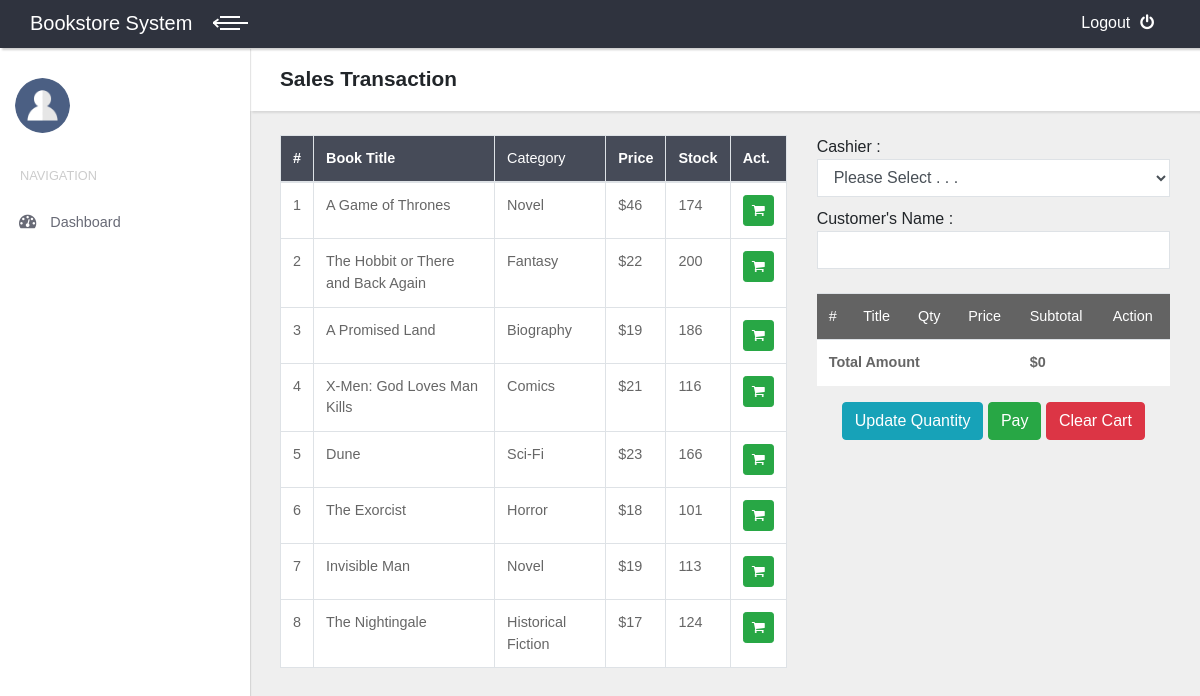
/index.php/transaksi, run on the app's committed database.
### tables this page shows
CREATE TABLE `buku` (
  `kode_buku` int(11) NOT NULL,
  `judul_buku` varchar(100) NOT NULL,
  `tahun` int(11) NOT NULL,
  `kode_kategori` int(11) NOT NULL,
  `harga` int(25) NOT NULL,
  `gambar_buku` varchar(100) NOT NULL,
  `penerbit` varchar(100) NOT NULL,
  `penulis` varchar(100) NOT NULL,
  `stok` int(11) NOT NULL
);

CREATE TABLE `kategori_buku` (
  `kode_kategori` int(11) NOT NULL,
  `nama_kategori` varchar(100) NOT NULL
);

### application/controllers/Transaksi.php (called while the page is built, shortened)
<?php
class Transaksi extends CI_Controller {
		public function __construct()
		{
			$this->load->model('m_transaksi','trans');
			$this->load->model('m_buku','buku');
		}
	public function index()
	{
		$data['transaksi']=$this->trans->tm_transaksi();
		$data['tampil_buku']=$this->buku->tampil_buku();
		$data['konten']="v_transaksi";
		$this->load->view('template', $data, FALSE);
	}
}

### index.php (called while the page is built, shortened)
<?php
require_once BASEPATH.'core/CodeIgniter.php';

### application/models/M_buku.php (called while the page is built, shortened)
<?php
class M_buku extends CI_Model {
	public function tampil_buku()
	{
		$tm_buku=$this->db->join('kategori_buku','kategori_buku.kode_kategori=buku.kode_kategori')
		->get('buku')->result();
		return $tm_buku;
	}
}

### application/views/v_transaksi.php (the view, shortened to what this page needs)
<header class="page-header">
  <div class="container-fluid">
    <h2 class="no-margin-bottom">Sales Transaction</h2>
  </div>
</header>
<br>
<div class="container-fluid">
	<div class="row">
	<div class="col-md-7">
	<table class="table table-hover table-bordered" id="example" style="background-color: #eef9f0;">
		<thead style="background-color: #464b58; color:white;">
			<tr>
				<th>#</th>
				<th>Book Title</th>
				<td>Category</td>
				<th>Price</th>
				<th>Stock</th>
				<th>Act.</th>
			</tr>
		</thead>
		<tbody style="background-color: white;">
		<?php $no=0; foreach ($tampil_buku as $buku): $no++; ?>
		<tr>
			<td><?=$no?></td>
			<td><?=$buku->judul_buku?></td>
			<td><?=$buku->nama_kategori?></td>
			<td>$<?=$buku->harga?></td>
			<td><?=$buku->stok?></td>
			<td><a href="<?=base_url('index.php/transaksi/addcart/'.$buku->kode_buku)?>"><button class="btn btn-success btn-sm"><span class="fa fa-shopping-cart" aria-hidden="true"></span></button></a></td>
		</tr>
	<?php endforeach ?>
		</tbody>
	</table>
</div>
<div class="col-md-5">
	<form action="<?=base_url('index.php/transaksi/simpan')?>" method="post">
		Cashier : <select name="kode_user" class="form-control">
		<option>Please Select . . .</option>
			</select>
			Customer's Name : <input type="text" name="nama_pembeli" class="form-control"><br>
		<table class="table table-hover" id="example" style="background-color: white;">
		<thead style="background-color:#636363; color:white;">
		<tr>
			<td>#</td>
			<td>Title</td>
			<td>Qty</td>
			<td>Price</td>
			<td>Subtotal</td>
			<td>Action</td>
		</tr>
		</thead>
			<th colspan="4">Total Amount</th>
			<th>$<?=number_format($this->cart->total())?></th>
			<th></th>
		</table>
		<div class="text-center">
		<input type="submit" name="update" value="Update Quantity" class="btn btn-info">
		<input type="submit" name="bayar" onclick="return confirm('Are you sure?')" class="btn btn-success" value="Pay">
		<a class="btn btn-danger" href="<?=base_url('index.php/transaksi/clearcart')?>">Clear Cart</a>
		</div>
	</form>
</div>
</div>
</div>

### assets/css/style.default.css (style rules this page uses)
body { overflow-x: hidden; }
a, i, span { display: inline-block; text-decoration: none; -webkit-transition: all 0.3s; transition: all 0.3s; }
.container-fluid { padding: 0 30px; }
header.page-header { padding: 20px 0; }
table { font-size: 0.9em; color: #666; }
.page-header { background: #fff; padding: 20px; -webkit-box-shadow: 2px 2px 2px rgba(0, 0, 0, 0.1); box-shadow: 2px 2px 2px rgba(0, 0, 0, 0.1); position: relative; z-index: 8; }
button, input { outline: none !important; }
.no-margin-bottom { margin-bottom: 0 !important; }
.form-control { border: 1px solid #dee2e6; border-radius: 0; padding: 0.375rem 0.75rem; }
button, input[type="submit"] { cursor: pointer; font-family: inherit; font-weight: 300 !important; }
select { margin-bottom: 10px; }
select option { color: #999; }
.btn { font-weight: 400; border: 1px solid transparent; padding: 0.375rem 0.75rem; font-size: 1rem; line-height: 1.5; border-radius: 0.25rem; -webkit-transition: background-color 0.15s ease-in-out, border-color 0.15s ease-in-out, -webkit-box-shadow 0.15s ease-in-out; transition: background-color 0.15s ease-in-out, border-color 0.15s ease-in-out, -webkit-box-shadow 0.15s ease-in-out; transition: background-color 0.15s ease-in-out, border-color 0.15s ease-in-out, box-shadow 0.15s ease-in-out; transition: background-color 0.15s ease-in-out, border-color 0.15s ease-in-out, box-shadow 0.15s ease-in-out, -webkit-box-shadow 0.15s ease-in-out; }
.btn-success { color: color-yiq(#28a745); background-color: #28a745; border-color: #28a745; }
.btn-info { color: color-yiq(#17a2b8); background-color: #17a2b8; border-color: #17a2b8; }
.btn-danger { color: color-yiq(#dc3545); background-color: #dc3545; border-color: #dc3545; }
.btn-sm { padding: 0.25rem 0.5rem; font-size: 0.875rem; line-height: 1.5; border-radius: 0.2rem; }
body { font-family: "Poppins", sans-serif; font-size: 1rem; font-weight: 400; line-height: 1.5; color: #212529; background-color: #fff; }
a { color: #796aee; text-decoration: none; }
h1, h2, h3, h4, h5, h6, .h1, .h2, .h3, .h4, .h5, .h6 { margin-bottom: 0.5rem; font-family: inherit; font-weight: 700; line-height: 1.1; color: inherit; }
h2, .h2 { font-size: 1.3rem; }

### data on the page
buku: judul_buku "A Game of Thrones", kode_kategori.nama_kategori "Novel", harga "46", stok "174"
buku: judul_buku "The Hobbit or There and Back Again", kode_kategori.nama_kategori "Fantasy", harga "22", stok "200"
buku: judul_buku "A Promised Land", kode_kategori.nama_kategori "Biography", harga "19", stok "186"
buku: judul_buku "X-Men: God Loves Man Kills", kode_kategori.nama_kategori "Comics", harga "21", stok "116"
buku: judul_buku "Dune", kode_kategori.nama_kategori "Sci-Fi", harga "23", stok "166"
buku: judul_buku "The Exorcist", kode_kategori.nama_kategori "Horror", harga "18", stok "101"
buku: judul_buku "Invisible Man", kode_kategori.nama_kategori "Novel", harga "19", stok "113"
buku: judul_buku "The Nightingale", kode_kategori.nama_kategori "Historical Fiction", harga "17", stok "124"

### other printed values
$this->cart->total() "0"
